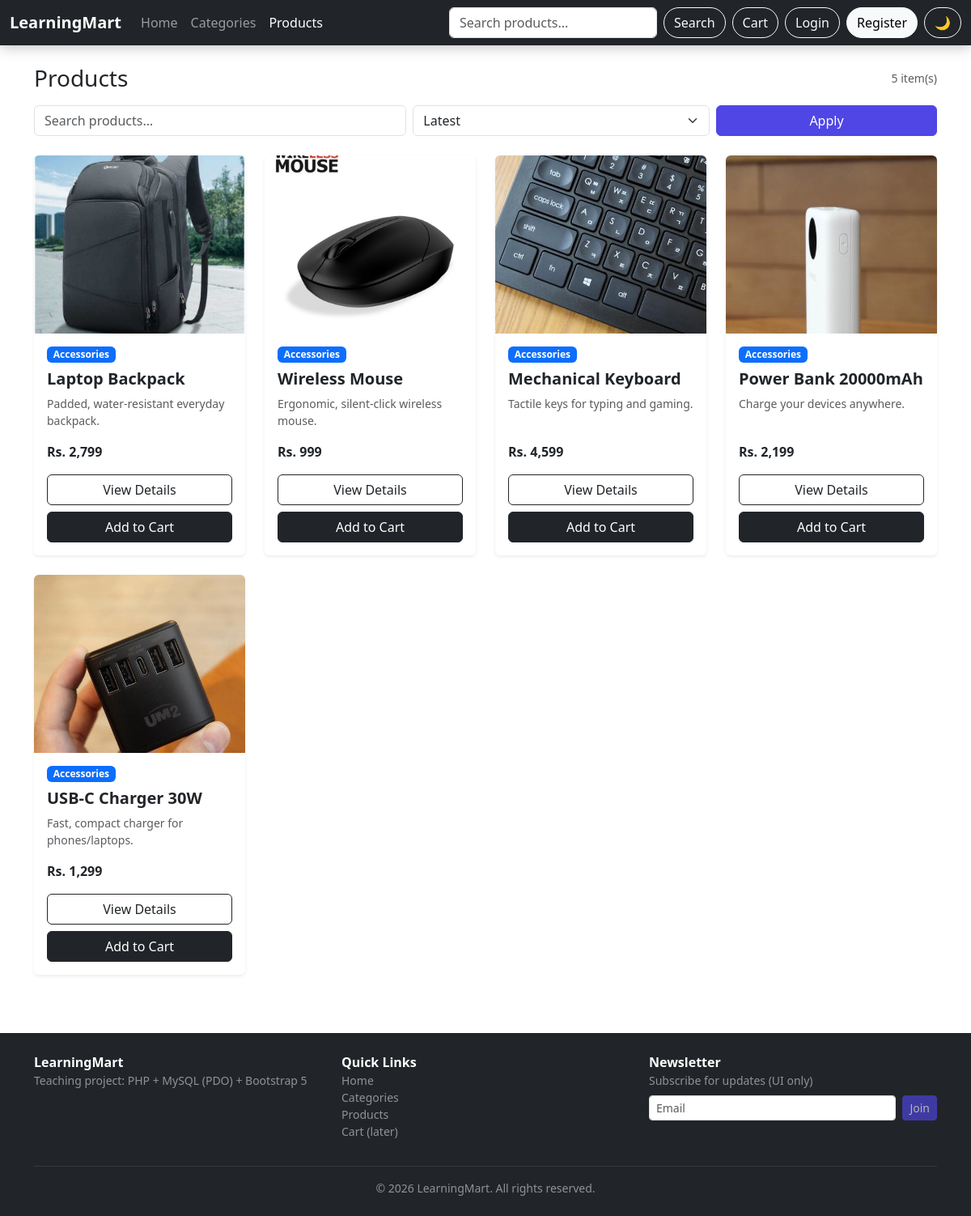
The app's page /product.php?cat=5 with its own data.
### tables this page shows
CREATE TABLE products (
    id INT AUTO_INCREMENT PRIMARY KEY,
    category_id INT NOT NULL,
    title VARCHAR(150) NOT NULL,
    description TEXT,
    price DECIMAL(10,2) NOT NULL,              
    stock INT NOT NULL DEFAULT 0,
    image VARCHAR(255) DEFAULT NULL,           
    created_at TIMESTAMP DEFAULT CURRENT_TIMESTAMP,
    FOREIGN KEY (category_id) REFERENCES categories(id) ON DELETE CASCADE
);

CREATE TABLE categories (
    id INT AUTO_INCREMENT PRIMARY KEY,
    name VARCHAR(100) NOT NULL,
    description TEXT,
    created_at TIMESTAMP DEFAULT CURRENT_TIMESTAMP
);

### product.php (the view, shortened to what this page needs)
<?php
include 'base/connect.php';
$cat = isset($_GET['cat']) ? (int)$_GET['cat'] : 0;
$q   = trim($_GET['q'] ?? '');
$sql = "SELECT p.id, p.title, p.description, p.price, p.image, c.name AS category_name
        FROM products p
        JOIN categories c ON p.category_id = c.id
        WHERE 1=1";
$params = [];
if ($cat > 0) {
    $sql .= " AND p.category_id = :cat";
    $params[':cat'] = $cat;
}
$sort    = $_GET['sort'] ?? '';
$orderBy = match ($sort) {
    'price_asc'  => 'p.price ASC',
    'price_desc' => 'p.price DESC',
    default      => 'p.id DESC',
};
$sql .= " ORDER BY $orderBy";
$stmt = $pdo->prepare($sql);
$stmt->execute($params);
$products = $stmt->fetchAll();
?>
<!DOCTYPE html>
<html lang="en">
<head>
  <link href="assets/css/style.css" rel="stylesheet">
  <link href="https://cdn.jsdelivr.net/npm/bootstrap@5.3.8/dist/css/bootstrap.min.css" rel="stylesheet">
</head>
<body class="d-flex flex-column min-vh-100">
<?php include 'layout/header.php'; ?>
<main class="container py-4 flex-grow-1">
  <div class="d-flex justify-content-between align-items-center mb-3">
    <h3 class="mb-0">
      Products
    </h3>
    <span class="text-muted small"><?= count($products) ?> item(s)</span>
  </div>
  <form method="get" action="product.php" class="row g-2 align-items-center mb-4">
    <div class="col-sm-6 col-md-5">
      <input type="search" name="q" value="<?= htmlspecialchars($q) ?>" class="form-control" placeholder="Search products…">
    </div>
    <div class="col-sm-4 col-md-4">
      <select name="sort" class="form-select">
        <option value="" <?= $sort === '' ? 'selected' : '' ?>>Latest</option>
      </select>
    </div>
    <div class="col-sm-2 col-md-3 d-grid">
      <button class="btn btn-primary" type="submit">Apply</button>
    </div>
  </form>
  <?php if (!$products): ?>
    <div class="alert alert-info">No products found. <a href="product.php">Show all products</a>.</div>
  <?php else: ?>
    <div class="row g-4">
      <?php foreach ($products as $p):
        $img = $p['image'] ? 'uploads/' . $p['image'] : 'https://placehold.co/600x400?text=Product';
      ?>
        <div class="col-md-6 col-xl-3">
          <div class="card product-card border-0 shadow-sm h-100">
            <img src="<?= htmlspecialchars($img) ?>" class="product-image w-100" alt="">
            <div class="card-body d-flex flex-column">
              <span class="badge bg-primary mb-2 align-self-start"><?= htmlspecialchars($p['category_name']) ?></span>
              <h5 class="fw-bold"><?= htmlspecialchars($p['title']) ?></h5>
              <p class="text-muted small flex-grow-1">
                <?= htmlspecialchars(substr($p['description'], 0, 70)) ?><?= strlen($p['description']) > 70 ? '…' : '' ?>
              </p>
              <div class="fw-bold mb-3">Rs. <?= number_format($p['price']) ?></div>
              <div class="d-grid gap-2">
                <a href="product_detail.php?id=<?= (int)$p['id'] ?>" class="btn btn-outline-dark">View Details</a>
                <a href="cart.php?action=add&id=<?= (int)$p['id'] ?>" class="btn btn-dark">Add to Cart</a>
              </div>
            </div>
          </div>
        </div>
      <?php endforeach; ?>
    </div>
  <?php endif; ?>
</main>
<?php include 'layout/footer.php'; ?>
</body>
</html>

### assets/css/style.css (style rules this page uses)
:root { --lm-primary: #4f46e5; --lm-primary-dark: #4338ca; --lm-radius: 16px; --lm-shadow: 0 6px 24px rgba(2, 6, 23, .08); }
body { font-family: system-ui, -apple-system, "Segoe UI", Roboto, sans-serif; -webkit-font-smoothing: antialiased; }
.btn-dark { background: #111827; border-color: #111827; }
.btn-primary, .badge.text-bg-primary, .bg-primary { background-color: var(--lm-primary) !important; border-color: var(--lm-primary) !important; }
.btn-outline-dark { border-radius: 10px; }
.btn { border-radius: 10px; }
.card { border-radius: var(--lm-radius); transition: transform .2s ease, box-shadow .2s ease; }
.product-card { overflow: hidden; }
.product-image { height: 220px; object-fit: cover; background: #f1f5f9; }

### records on screen
products: image (picture), category.name "Accessories", title "Laptop Backpack", description "Padded, water-resistant everyday backpack.", price "2,799"
products: image (picture), category.name "Accessories", title "Wireless Mouse", description "Ergonomic, silent-click wireless mouse.", price "999"
products: image (picture), category.name "Accessories", title "Mechanical Keyboard", description "Tactile keys for typing and gaming.", price "4,599"
products: image (picture), category.name "Accessories", title "Power Bank 20000mAh", description "Charge your devices anywhere.", price "2,199"
products: image (picture), category.name "Accessories", title "USB-C Charger 30W", description "Fast, compact charger for phones/laptops.", price "1,299"

### other values on screen
count($products) "5"
